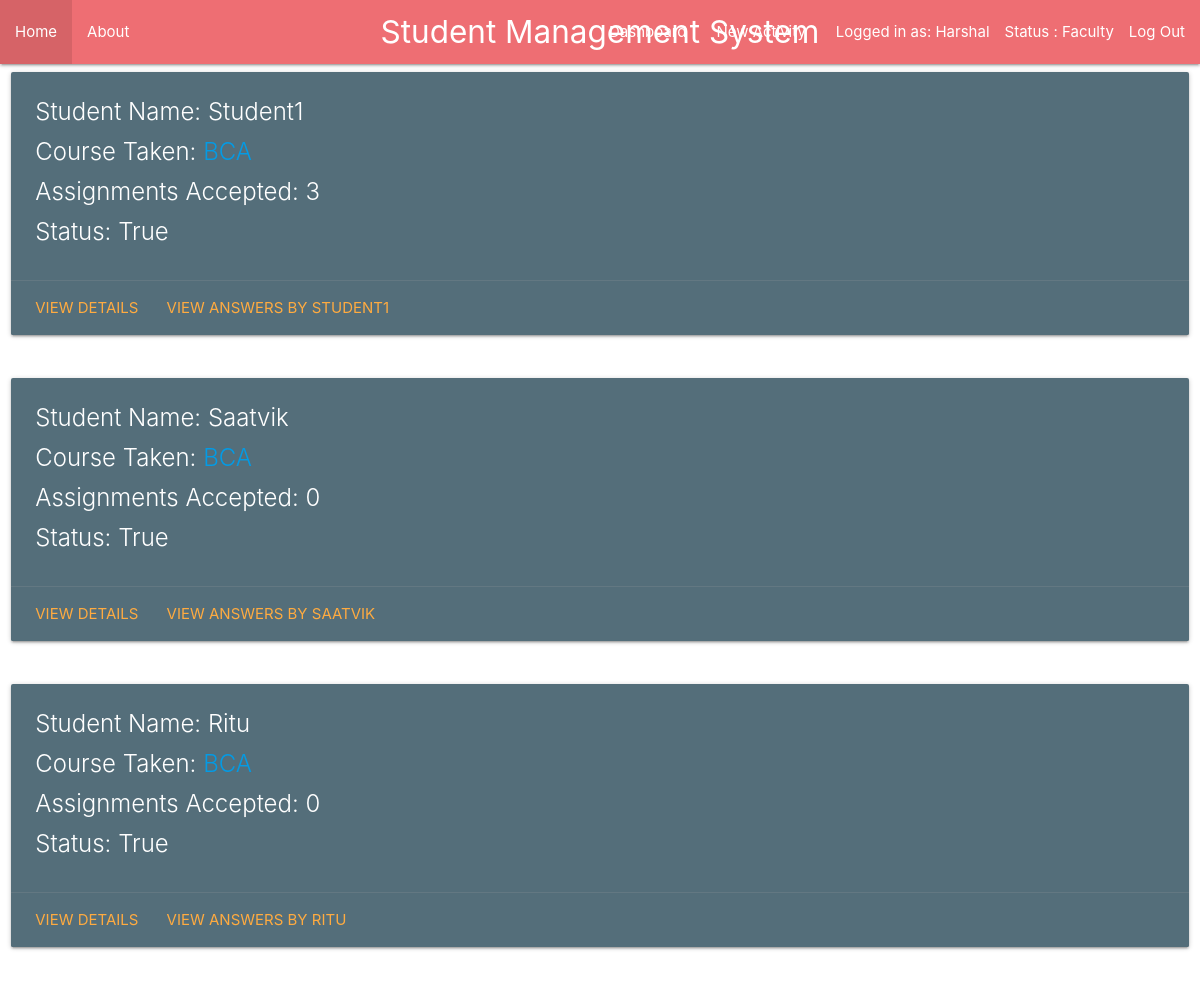
/activity/all-students/ (signed in), run on the app's committed database.
### users/models.py (models this page shows, shortened)
class StudentProfile(models.Model):
    student =models.OneToOneField(User,on_delete=models.CASCADE)
    image=models.ImageField(default='default.jpeg',upload_to='student_profile_pics')
    year=models.CharField(max_length=60)
    branch=models.CharField(max_length=60)
    assignments_accepted=models.IntegerField(default=0)
    assignments_rejected=models.IntegerField(default=0)
    is_current_student =models.BooleanField(default=True)

### activity/views.py (the view)
# urls.py: path('all-students/',views.display_all_students,name='all-students'),
def display_all_students(request):
    object=TeacherProfile.objects.filter(teacher=request.user.id).first()
    object2=StudentProfile.objects.filter(student=request.user.id).first()
    context={
            'title':'Harshal',
            'posts':StudentProfile.objects.all(),
            'teacher_is_staff':object.is_staff,
            }
    return render(request,'activity/all_students.html',context)

### activity/templates/activity/all_students.html
{% extends 'activity/base.html' %}
{% block content %}
{% for post in posts %}
<div class="row">
    <div class="col s12 m6 l12">
      <div class="card blue-grey darken-1">
        <div class="card-content white-text">
          <span class="card-title">Student Name: {{post.student.username}}</span>
          <span class="card-title" >Course Taken: <a href ="#">{{post.branch}}</a></span>
          <span class="card-title">Assignments Accepted: {{post.assignments_accepted}}</span>
          <span class="card-title">Status: {{post.is_current_student}}</span>
        </div>
        <div class="card-action">
          <a href="#">View Details</a>
          <a href="{% url 'student-answer-list-by-teachers' post.id %}">View Answers by {{post.student.username}}</a>
          </div>
      </div>
    </div>
  </div>
  {% endfor %}
{% endblock content %}

### activity/templates/activity/base.html (shortened to what this page needs)
{% load static %}
<!DOCTYPE html>
<html>
<head>
   <link rel="stylesheet" href="https://cdnjs.cloudflare.com/ajax/libs/materialize/1.0.0/css/materialize.min.css">
</head>
<body>
  <header>
  <nav>
    <div class="nav-wrapper">
      <a href="#" class="brand-logo center">Student Management System</a>
      <ul id="nav-mobile" class="left hide-on-med-and-down">
        <li><a href="{% url 'activity-home' %}">Home</a></li>
        <li><a href="{% url 'activity-about' %}">About</a></li>
      </ul>
      <ul id="nav-mobile" class="right hide-on-med-and-down">
        {% if user.is_authenticated and teacher_is_staff %}
            <li><a href="{% url 'dashboard' %}">Dashboard</a></li>
            <li><a href="{% url 'activity-create' %}">New Activity</a></li>
            <li><a href="{% url 'activity-create' %}">Logged in as: {{user.username }}</a></li>
            <li>Status : Faculty</li>
            <li><a href="{% url 'faculty-logout' %}">Log Out</a></li>
        {% elif user.is_authenticated and student_is_current_student %}
            <li><a href="{% url 'student-dashboard' %}">Dashboard</a></li>
            <li><a href="{% url 'activity-create' %}">Logged in as: {{user.username }}</a></li>
            <li>Status : Student</li>
            <li><a href="{% url 'student-logout' %}">Log Out</a></li>
        {% else %}
        <li><a href="{% url 'faculty-login' %}">Faculty Login</a></li>
        <li><a href="{% url 'student-login' %}">Student Login</a></li>
        {% endif %}
      </ul>
    </div>
  </nav>
</header>
  {% block content %}
  {% endblock %}
</body>
</html>

### data on the page
StudentProfile: student.username "Student1", assignments_accepted "3", is_current_student "True", student.username "STUDENT1"
StudentProfile: student.username "Saatvik", assignments_accepted "0", is_current_student "True", student.username "SAATVIK"
StudentProfile: student.username "Ritu", assignments_accepted "0", is_current_student "True", student.username "RITU"

### other printed values
{{ user.username }} "Harshal"
